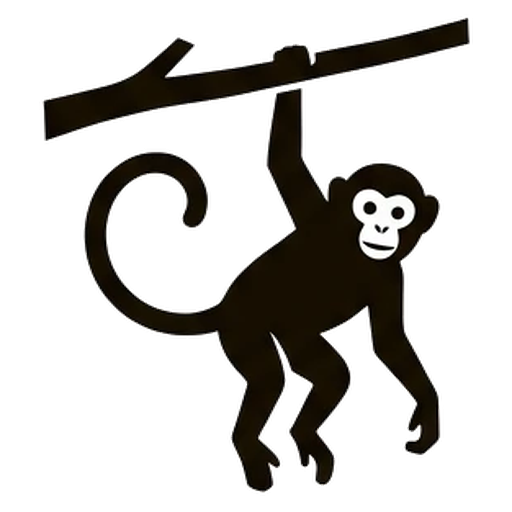
#> input picture img/1.png, 512 x 512 px
$ python -i split_grid.py   (imports and definitions only)
#> lines starting #> are read from the running program, lines starting #| are printed output that depends on the picture
#> further down, picture is the input picture: PIL image 512x512 RGBA; mean R, G, B, A 14.1, 12.5, 9.9, 64
#!/usr/bin/env python3
"""画像生成AIが出した 3x3 のグリッド1枚を、札の絵 img/1.png 〜 img/9.png に切り分ける。

img/PROMPT.md のプロンプトで出したグリッド画像（白背景、コマの区切りに細い黒線）を受け取り、

  1. 区切り線を自動で見つけて9コマに切り分け
  2. 外側とつながっている白を塗りつぶして透過（絵の内側の白は残す）
  3. 中身の外周で切りつめ、正方形に余白を足して 256x256 に統一

したPNGを img/ に書き出します。コマの順番は左上から右へ、上の段から。

つかいかた:

    pip install pillow numpy
    python3 tools/split_grid.py grid.png

    python3 tools/split_grid.py grid.png --out img --size 256
    python3 tools/split_grid.py grid.png --only 5      # 5番だけ描き直したとき
    python3 tools/split_grid.py grid.png --bold 5      # 線が細すぎたとき太らせる

札の中で絵が出るのは幅40pxほどしかないので、書き出しながら「実寸での黒の割合」を
表示します。20%を下回ると灰色の塊になって何か分からなくなるので、そのときは
--bold で線を太らせるか、絵を描き直してください。

札は白背景のままでも mix-blend-mode: multiply で地色に抜けるので、
透過は必須ではありません。手で9分割して 1.png〜9.png と名前を付けても動きます。

guns-germs-and-diamond の tools/make_cards.py を、このゲーム用に単純化したものです。
"""

import sys
import os
import argparse
from collections import deque

from PIL import Image, ImageFilter
import numpy as np

SIZE = 256          # 出力の一辺。札で出るのは最大42pxなので、3倍の画面でもこれで足りる
STAGE = ['', '樹上のサル', '火のボノボ', '直立二足歩行', '石器', 'ゴリラ',
         '言語', '農耕', '文字と都市', '現生人類']
PAD_RATIO = 0.04    # 正方形化したあとに足す余白の比率
FULL_CLEAR = 28     # この差までは完全に透過
SOFT_CLEAR = 60     # この差までは半透明（輪郭のギザギザを抑える）


# [30 lines left out: functions find_lines, spans, not called in this run]


DARK = 300  # RGB合計がこれ未満なら「暗い画素」


# [74 lines left out: functions cut_cells, background_color, drop_background, ink_ratio, not called in this run]


def square(im):
    """中身で切りつめて、透明の余白で正方形にし、512pxに揃える。"""
    bbox = im.split()[-1].point(lambda v: 255 if v > 8 else 0).getbbox()
#> bbox = (39, 17, 473, 493)
    if bbox:
        im = im.crop(bbox)
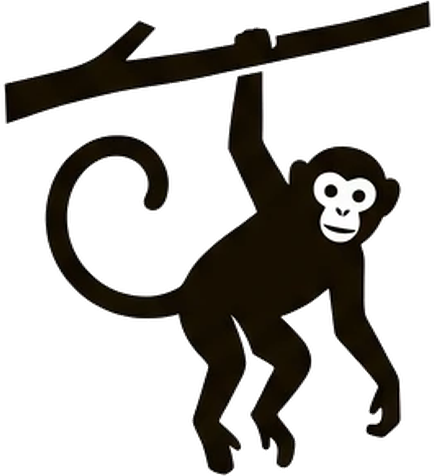
#> im: PIL image 434x476 RGBA; mean R, G, B, A 17.9, 15.9, 12.6, 81.3; transparent parts drawn white
    side = int(max(im.size) * (1 + PAD_RATIO * 2))
#> side = 514
    canvas = Image.new('RGBA', (side, side), (0, 0, 0, 0))
#> canvas: PIL image 514x514 RGBA; every value is 0
    canvas.paste(im, ((side - im.width) // 2, (side - im.height) // 2))
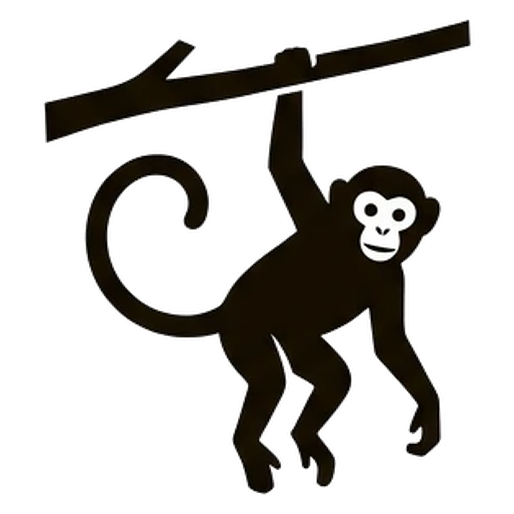
#> canvas: PIL image 514x514 RGBA; mean R, G, B, A 14, 12.4, 9.8, 63.5; transparent parts drawn white
    return canvas.resize((SIZE, SIZE), Image.LANCZOS)
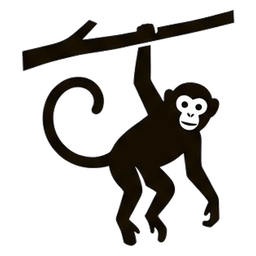
#> returned value: PIL image 256x256 RGBA; mean R, G, B, A 16.3, 14.7, 12.1, 63.5; transparent parts drawn white


# [34 lines left out: function main, not called in this run]


# [2 lines not run here, left out]

>>> from PIL import Image
>>> picture = Image.open('../img/1.png')
>>> result = square(picture)
